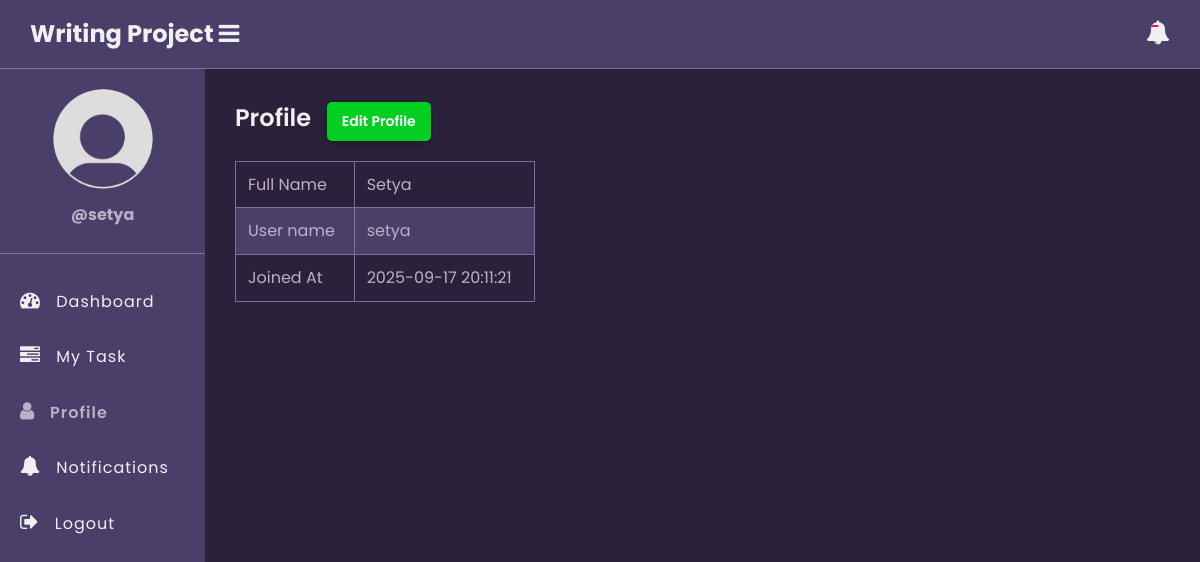
The page /profile.php (signed in) on the database its author committed.
### tables this page shows
CREATE TABLE `users` (
  `id` int(11) NOT NULL,
  `full_name` varchar(50) NOT NULL,
  `username` varchar(50) NOT NULL,
  `password` varchar(255) NOT NULL,
  `role` enum('admin','employee') NOT NULL,
  `created_at` timestamp NOT NULL DEFAULT current_timestamp()
);

### app/model/User.php (called while the page is built, shortened)
<?php
function get_user_by_id($conn, $id){
	$sql = "SELECT * FROM users WHERE id =? ";
	$stmt = $conn->prepare($sql);
	$stmt->execute([$id]);
	if($stmt->rowCount() > 0){
		$user = $stmt->fetch();
	}else $user = 0;
	return $user;
}

### profile.php (the view, shortened to what this page needs)
<?php
if (isset($_SESSION['role']) && isset($_SESSION['id']) && $_SESSION['role'] == "employee") {
    include "DB_connection.php";
    include "app/Model/User.php";
    $user = get_user_by_id($conn, $_SESSION['id']);
 ?>
<!DOCTYPE html>
<html>
<head>
	<link rel="stylesheet" href="https://stackpath.bootstrapcdn.com/font-awesome/4.7.0/css/font-awesome.min.css">
	<link rel="stylesheet" href="css/style.css">
</head>
<body>
	<?php include "inc/header.php" ?>
	<div class="body">
		<?php include "inc/nav.php" ?>
		<section class="section-1">
			<h4 class="title">Profile <a href="edit_profile.php">Edit Profile</a></h4>
         <table class="main-table" style="max-width: 300px;">
				<tr>
					<td>Full Name</td>
					<td><?=$user['full_name']?></td>
				</tr>
				<tr>
					<td>User name</td>
					<td><?=$user['username']?></td>
				</tr>
				<tr>
					<td>Joined At</td>
					<td><?=$user['created_at']?></td>
				</tr>
			</table>
		</section>
	</div>
</body>
</html>
<?php }else{
   $em = "First login";
   header("Location: login.php?error=$em");
   exit();
}
 ?>

### css/style.css (style rules this page uses)
:root { --bg-darkest: #2b213a; --bg-medium: #4a3f69; --bg-light-table: #7b6fa1; --accent: #beafc9; --text-primary: #f0f0f0; --text-secondary: #beafc9; --blue-btn: #006ce0; --red-btn: #e00051; --green-btn: #00cf22; --danger-bg: #ff98aa; --danger-text: #b20008; --success-bg: #80ce91; --success-text: #009d22; }
* { margin: 0; padding: 0; box-sizing: border-box; font-family: Poppins, sans-serif; }
html { height: 100%; }
body { background-color: var(--bg-darkest); color: var(--text-primary); line-height: 1.6; }
a { color: var(--accent); text-decoration: none; }
.body { display: flex; }
.section-1 { padding: 30px; width: 100%; background: var(--bg-darkest); }
.section-1 .title { color: var(--text-primary); font-size: 24px; font-weight: 600; margin-bottom: 10px; }
.section-1 .title a { text-decoration: none; display: inline-block; border: none; background: var(--green-btn); padding: 8px 15px; color: #fff; font-size: 14px; border-radius: 5px; cursor: pointer; transition: opacity 0.3s; box-shadow: 0 4px 10px rgba(0, 0, 0, 0.2); margin-left: 10px; }
.main-table { width: 100%; margin-top: 20px; border-collapse: collapse; border: 1px solid var(--bg-light-table); color: var(--text-secondary); }
.main-table th, .main-table td { border: 1px solid var(--bg-light-table); padding: 10px 12px; }
.main-table tr { background: var(--bg-darkest); }
.main-table tr:nth-child(even) { background: var(--bg-medium); }

### rows shown on the page
users: full_name "Setya", username "setya", created_at "2025-09-17 20:11:21"

### other values the page prints
$_SESSION['username'] "setya"
